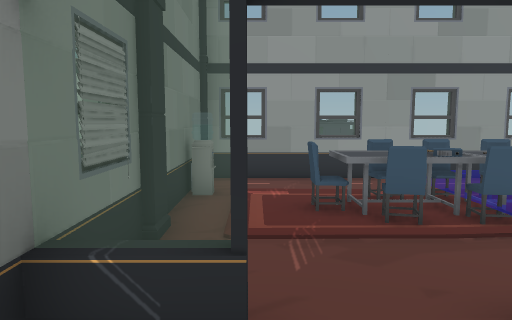
[1] (above)

24 first-person views from a walk through a scene from a Unity 3-D project. The camera is 1.5 m above the floor, tilts 6° down and sees 70° across. Doors are open. The floor is counted in squares, 1 m on a side. Each view is taken from the middle of a square. On the plan, view 1 faces up. The plan holds only what a view shows up to about 16 squares ahead; the rest is blank. The place goes on beyond the plan. The player character is not drawn. Some animated figures are left out.

[2]
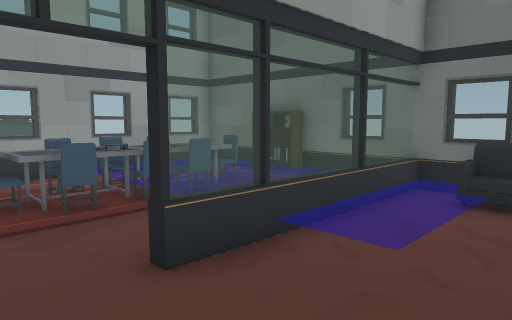

[3]
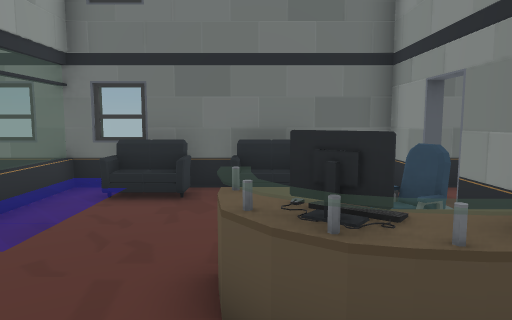

[4]
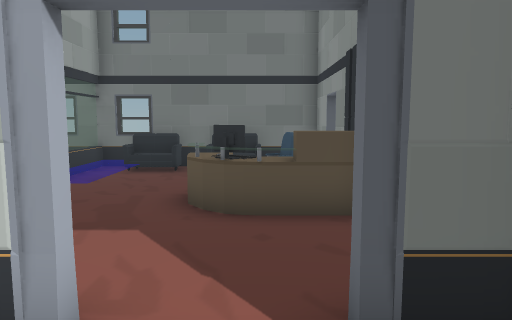

[5]
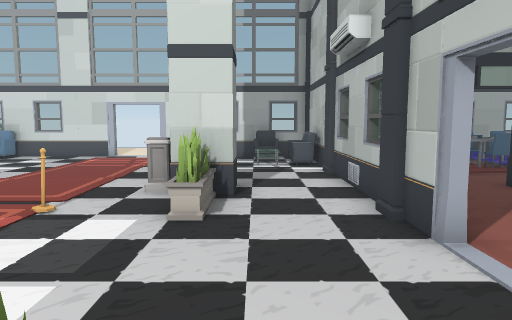

[6]
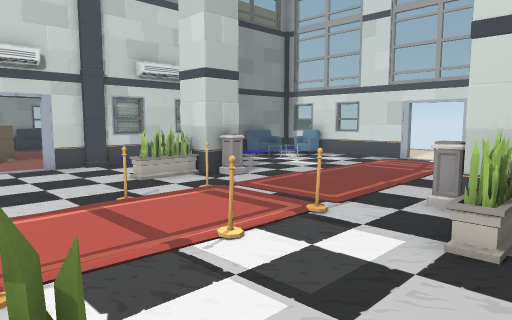

[7]
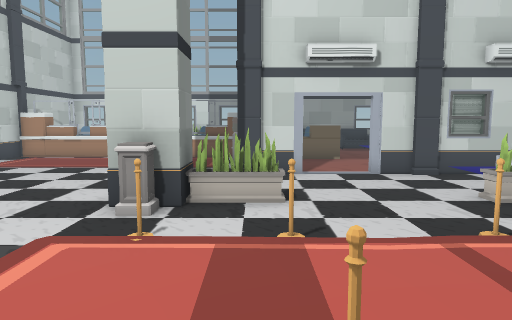

[8]
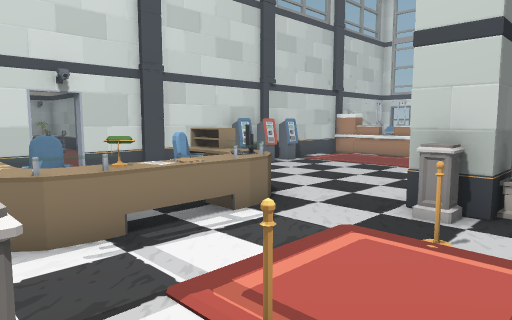

[9]
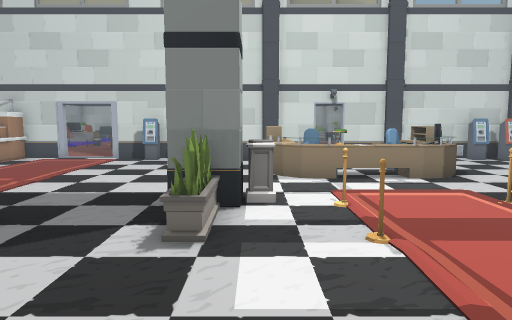

[10]
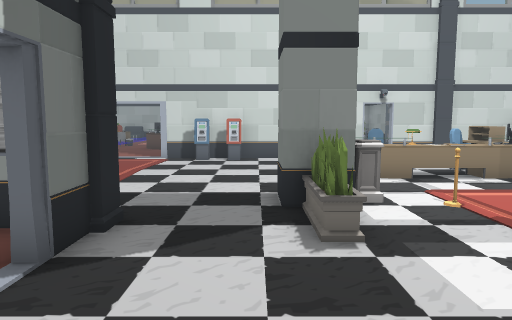

[11]
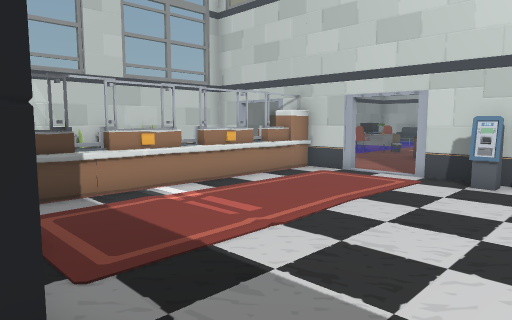

[12]
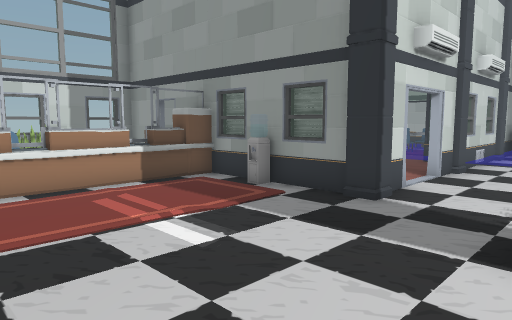

[13]
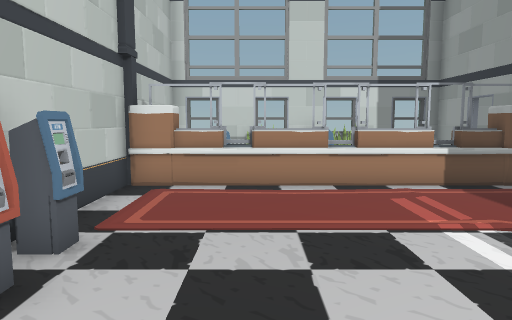

[14]
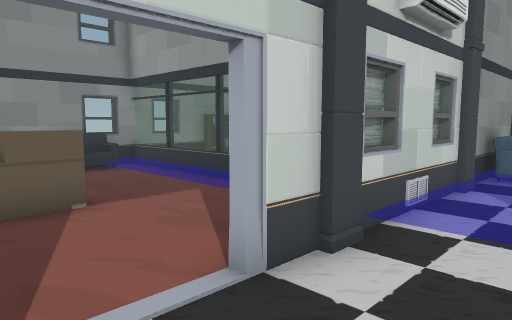

[15]
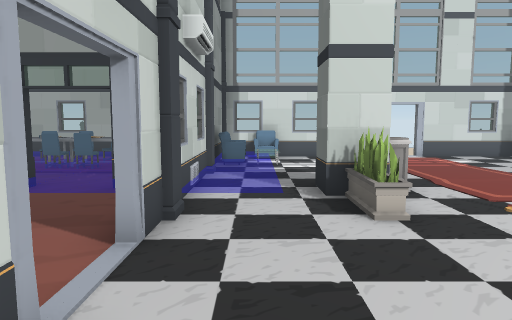

[16]
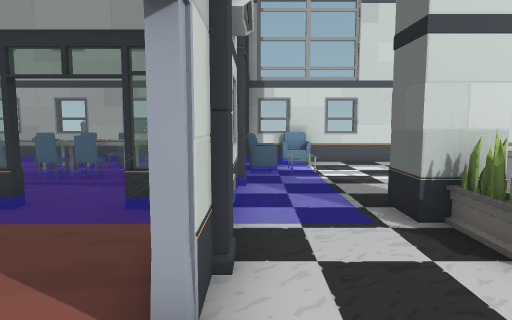

[17]
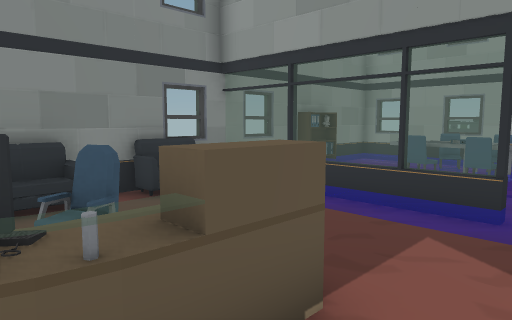

[18]
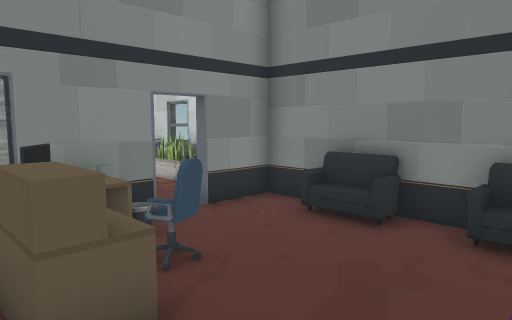

[19]
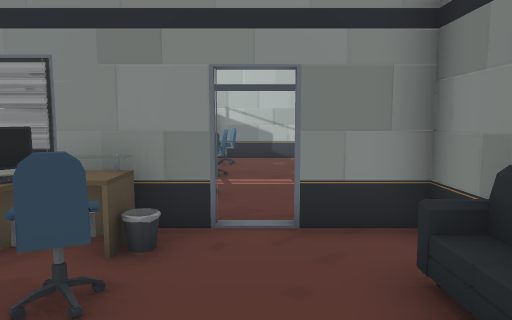

[20]
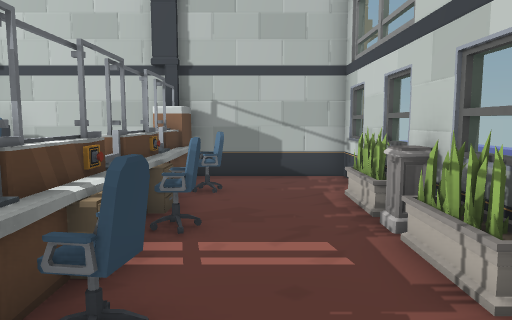

[21]
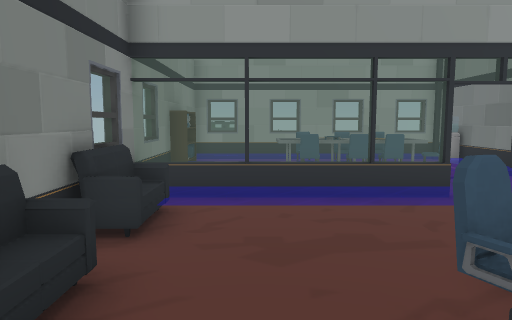

[22]
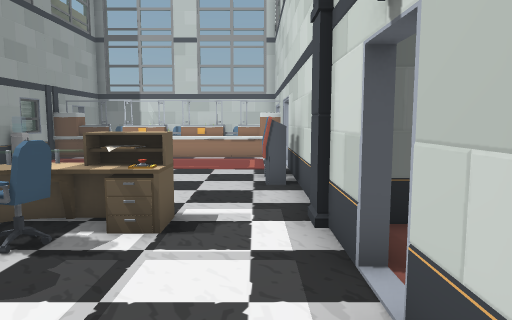

[23]
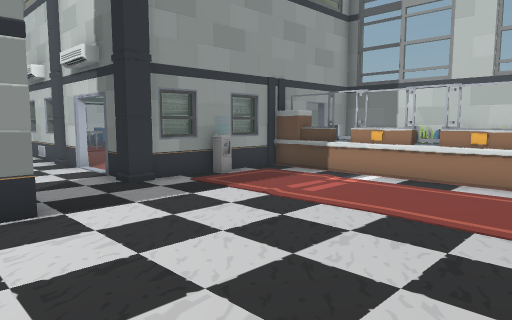

[24]
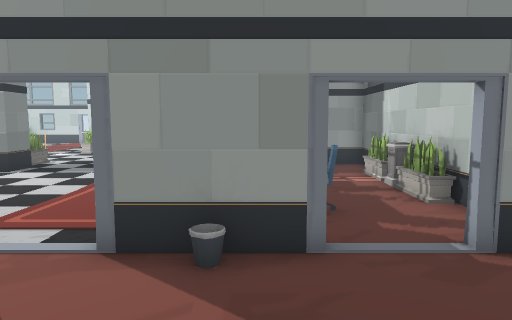

### Floor plan
Key: @ floor where view 1 was taken; # wall or solid block; . main floor; : floor 0.25 m higher than the main floor; + floor 0.75 m higher than the main floor; / step, stairs or slope; D open door; = window, fence, low wall or low ledge; ^ raised ledge; v drop or lower ground; T table; P pillar; S shelf; F sofa; E desk; L plant; C computer; M cash machine; R drawers; O other object.
Columns run from 27 left of view 1 to 8 right of it. Each row starts with its distance up from view 1.
 10 ##=#=##=#=PP##=##D.D##=####=#=##=#=#
  9 #:::::::::###=...D.D...=v#.....::: #
  8 #:         F//.........O #=....::  #
  7 #S::T# #T:#F//.........O.F=..##T ::#
  6 #S  T=TTT:#::........ ...#..#=#TT+:S
  5 #S  TT #: PP:........ ...PP..###T::#
  4 =     ::: =::........  ..= ....    =
  3 #     ::::#::........  ..# ...     #
  2 #======DDD#::.PP.....PP..#=DDD=====#
  1 =F::::::::=::.L.......L..=.....:::/=
  0 #F........#P....=..#.....#P@....../F
 -1 #.........D..............#D.......F#
 -2 #F....E...D.....=..#.....#D..EE.   F
 -3 #F..EEE......................EEE  F#
 -4 #....EE . D........=.....#D..EE    #
 -5 ##D.##=##=PP..L.......L..PP=#=PP#.D#
 -6 = D..#..=.....#....=..#.....=..#  D#
 -7 # ..#E........PP.....PP........E  .#
 -8  L..#E.........................#  .#
 -9 =L...R.........................E ..#
-10  P..##..........CEEEE..........E#..#
-11 =L...R.........EC#.#EE.........E ..#
-12 #L...E.........EE...EE.........E ..#
-13  ...^E......... E ..E..........#^..#
-14  ....#....MMM. .  ......MM.....E...#
-15 #####PP###PP###P##.DP######D.D##D.D#
-16                    D#      D.D#.D.D#
-17                             .......
-18                             ...
-19                              ..:
-20                              O.:

Where each view was taken, in squares from view 1:
view 1: 0 up, 0 right, facing up
view 2: 1 down, 0 right, facing up-right
view 3: 2 down, 0 right, facing right
view 4: 3 down, 4 left, facing right
view 5: 6 down, 4 left, facing up
view 6: 5 down, 4 left, facing up-left
view 7: 5 down, 6 left, facing left
view 8: 5 down, 6 left, facing down-left
view 9: 0 up, 6 left, facing down
view 10: 0 up, 4 left, facing down
view 11: 5 down, 4 left, facing down-right
view 12: 12 down, 13 left, facing up-left
view 13: 12 down, 13 left, facing left
view 14: 4 down, 14 left, facing up-left
view 15: 6 down, 15 left, facing up
view 16: 4 down, 16 left, facing up
view 17: 4 down, 19 left, facing up-left
view 18: 1 up, 20 left, facing down-left
view 19: 0 up, 24 left, facing down
view 20: 5 down, 24 left, facing down
view 21: 5 down, 24 left, facing up
view 22: 14 down, 12 left, facing right
view 23: 14 down, 6 left, facing up-right
view 24: 20 down, 4 right, facing up
